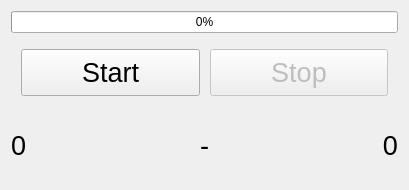
<?xml version="1.0" encoding="UTF-8"?>
<ui version="4.0">
 <class>Form</class>
 <widget class="QWidget" name="Form">
  <property name="geometry">
   <rect>
    <x>0</x>
    <y>0</y>
    <width>409</width>
    <height>190</height>
   </rect>
  </property>
  <property name="windowTitle">
   <string>Form</string>
  </property>
  <layout class="QVBoxLayout" name="verticalLayout">
   <item>
    <widget class="QProgressBar" name="progressBar">
     <property name="value">
      <number>0</number>
     </property>
    </widget>
   </item>
   <item>
    <layout class="QHBoxLayout" name="horizontalLayout">
     <property name="spacing">
      <number>10</number>
     </property>
     <property name="leftMargin">
      <number>10</number>
     </property>
     <property name="topMargin">
      <number>10</number>
     </property>
     <property name="rightMargin">
      <number>10</number>
     </property>
     <property name="bottomMargin">
      <number>10</number>
     </property>
     <item>
      <widget class="QPushButton" name="btnStart">
       <property name="sizePolicy">
        <sizepolicy hsizetype="Minimum" vsizetype="Minimum">
         <horstretch>0</horstretch>
         <verstretch>0</verstretch>
        </sizepolicy>
       </property>
       <property name="font">
        <font>
         <pointsize>20</pointsize>
        </font>
       </property>
       <property name="text">
        <string>Start</string>
       </property>
      </widget>
     </item>
     <item>
      <widget class="QPushButton" name="btnStop">
       <property name="enabled">
        <bool>false</bool>
       </property>
       <property name="sizePolicy">
        <sizepolicy hsizetype="Minimum" vsizetype="Minimum">
         <horstretch>0</horstretch>
         <verstretch>0</verstretch>
        </sizepolicy>
       </property>
       <property name="font">
        <font>
         <pointsize>20</pointsize>
        </font>
       </property>
       <property name="text">
        <string>Stop</string>
       </property>
      </widget>
     </item>
    </layout>
   </item>
   <item>
    <layout class="QHBoxLayout" name="horizontalLayout_2">
     <item>
      <widget class="QLabel" name="lblUser">
       <property name="font">
        <font>
         <pointsize>20</pointsize>
        </font>
       </property>
       <property name="text">
        <string>0</string>
       </property>
      </widget>
     </item>
     <item>
      <widget class="QLabel" name="lblStatus">
       <property name="font">
        <font>
         <pointsize>20</pointsize>
        </font>
       </property>
       <property name="text">
        <string>-</string>
       </property>
       <property name="alignment">
        <set>Qt::AlignCenter</set>
       </property>
      </widget>
     </item>
     <item>
      <widget class="QLabel" name="lblComputer">
       <property name="font">
        <font>
         <pointsize>20</pointsize>
        </font>
       </property>
       <property name="text">
        <string>0</string>
       </property>
       <property name="alignment">
        <set>Qt::AlignRight|Qt::AlignTrailing|Qt::AlignVCenter</set>
       </property>
      </widget>
     </item>
    </layout>
   </item>
  </layout>
 </widget>
 <resources/>
 <connections/>
</ui>
